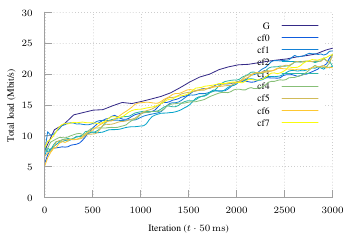

Source code (gnuplot):
set terminal tikz standalone color size 9cm,6cm font '\scriptsize' preamble '\usepackage{microtype} \usepackage{times} \usepackage[T1]{fontenc} \usepackage[binary-units, per-mode=symbol]{siunitx}\sisetup{detect-all}'
set output "ftprep-cap-combine-load.tex"

load "parula.pal"

set style line 102 lc rgb '#a0a0a0' lt 1 lw 1
set border ls 102
set colorbox border 102
set key textcolor rgb "black"
set tics textcolor rgb "black"
set label textcolor rgb "black"

set border 3
set grid x y
set xtics nomirror
set ytics nomirror

#set key autotitle columnhead
set datafile separator ","

set xlabel "Iteration ($t \\cdot{} \\SI{50}{\\milli\\second}$)"
set ylabel "Total load (\\si{\\mega\\bit\\per\\second})"

set xrange [0.0:3000.0]

plot '../results/ft-cap-g-avg.csv' u 1:4 w lines smooth sbezier title "G", \
     '../results/ft-cap-combine-f0-avg.csv' u 1:4 w lines smooth sbezier title "cf0", \
     '../results/ft-cap-combine-f1-avg.csv' u 1:4 w lines smooth sbezier title "cf1", \
     '../results/ft-cap-combine-f2-avg.csv' u 1:4 w lines smooth sbezier title "cf2", \
     '../results/ft-cap-combine-f3-avg.csv' u 1:4 w lines smooth sbezier title "cf3", \
     '../results/ft-cap-combine-f4-avg.csv' u 1:4 w lines smooth sbezier title "cf4", \
     '../results/ft-cap-combine-f5-avg.csv' u 1:4 w lines smooth sbezier title "cf5", \
     '../results/ft-cap-combine-f6-avg.csv' u 1:4 w lines smooth sbezier title "cf6", \
     '../results/ft-cap-combine-f7-avg.csv' u 1:4 w lines smooth sbezier title "cf7"
